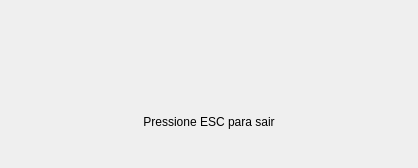
<?xml version="1.0" encoding="UTF-8"?>
<ui version="4.0">
 <class>Dialog</class>
 <widget class="QDialog" name="Dialog">
  <property name="geometry">
   <rect>
    <x>0</x>
    <y>0</y>
    <width>418</width>
    <height>168</height>
   </rect>
  </property>
  <property name="windowTitle">
   <string>Atenção!</string>
  </property>
  <layout class="QGridLayout" name="gridLayout">
   <item row="0" column="0">
    <widget class="QLabel" name="label">
     <property name="font">
      <font>
       <pointsize>13</pointsize>
      </font>
     </property>
     <property name="text">
      <string/>
     </property>
     <property name="alignment">
      <set>Qt::AlignCenter</set>
     </property>
    </widget>
   </item>
   <item row="1" column="0">
    <widget class="QLabel" name="quitLabel">
     <property name="text">
      <string>Pressione ESC para sair</string>
     </property>
     <property name="alignment">
      <set>Qt::AlignCenter</set>
     </property>
    </widget>
   </item>
  </layout>
 </widget>
 <resources/>
 <connections/>
</ui>
